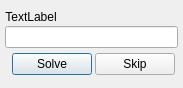
<?xml version="1.0" encoding="UTF-8"?>
<ui version="4.0">
 <class>CaptchaSolverDialog</class>
 <widget class="QDialog" name="CaptchaSolverDialog">
  <property name="geometry">
   <rect>
    <x>0</x>
    <y>0</y>
    <width>183</width>
    <height>88</height>
   </rect>
  </property>
  <property name="sizePolicy">
   <sizepolicy hsizetype="Maximum" vsizetype="Maximum">
    <horstretch>0</horstretch>
    <verstretch>0</verstretch>
   </sizepolicy>
  </property>
  <property name="focusPolicy">
   <enum>Qt::StrongFocus</enum>
  </property>
  <property name="windowTitle">
   <string>Solve Captcha</string>
  </property>
  <property name="windowIcon">
   <iconset resource="../../resources/resources.qrc">
    <normaloff>:/logo.svg</normaloff>:/logo.svg</iconset>
  </property>
  <layout class="QGridLayout" name="gridLayout">
   <property name="margin">
    <number>3</number>
   </property>
   <item row="1" column="0">
    <layout class="QVBoxLayout" name="verticalLayout">
     <property name="spacing">
      <number>2</number>
     </property>
     <property name="margin">
      <number>2</number>
     </property>
     <item>
      <widget class="QLabel" name="captchaLabel">
       <property name="sizePolicy">
        <sizepolicy hsizetype="Maximum" vsizetype="Maximum">
         <horstretch>0</horstretch>
         <verstretch>0</verstretch>
        </sizepolicy>
       </property>
       <property name="text">
        <string>TextLabel</string>
       </property>
       <property name="alignment">
        <set>Qt::AlignCenter</set>
       </property>
      </widget>
     </item>
     <item>
      <widget class="QLineEdit" name="captchaSolution"/>
     </item>
     <item>
      <layout class="QHBoxLayout" name="horizontalLayout">
       <property name="spacing">
        <number>3</number>
       </property>
       <property name="sizeConstraint">
        <enum>QLayout::SetMinAndMaxSize</enum>
       </property>
       <property name="margin">
        <number>3</number>
       </property>
       <item>
        <spacer name="horizontalSpacer">
         <property name="orientation">
          <enum>Qt::Horizontal</enum>
         </property>
         <property name="sizeHint" stdset="0">
          <size>
           <width>40</width>
           <height>20</height>
          </size>
         </property>
        </spacer>
       </item>
       <item>
        <widget class="QPushButton" name="solveButton">
         <property name="sizePolicy">
          <sizepolicy hsizetype="Maximum" vsizetype="Fixed">
           <horstretch>0</horstretch>
           <verstretch>0</verstretch>
          </sizepolicy>
         </property>
         <property name="text">
          <string>Solve</string>
         </property>
         <property name="icon">
          <iconset resource="../../resources/resources.qrc">
           <normaloff>:/send.png</normaloff>:/send.png</iconset>
         </property>
        </widget>
       </item>
       <item>
        <widget class="QPushButton" name="skipButton">
         <property name="sizePolicy">
          <sizepolicy hsizetype="Maximum" vsizetype="Fixed">
           <horstretch>0</horstretch>
           <verstretch>0</verstretch>
          </sizepolicy>
         </property>
         <property name="text">
          <string>Skip</string>
         </property>
         <property name="icon">
          <iconset resource="../../resources/resources.qrc">
           <normaloff>:/skip.png</normaloff>:/skip.png</iconset>
         </property>
        </widget>
       </item>
      </layout>
     </item>
    </layout>
   </item>
  </layout>
 </widget>
 <resources>
  <include location="../../resources/resources.qrc"/>
 </resources>
 <connections>
  <connection>
   <sender>solveButton</sender>
   <signal>clicked()</signal>
   <receiver>CaptchaSolverDialog</receiver>
   <slot>accept()</slot>
   <hints>
    <hint type="sourcelabel">
     <x>63</x>
     <y>69</y>
    </hint>
    <hint type="destinationlabel">
     <x>91</x>
     <y>43</y>
    </hint>
   </hints>
  </connection>
  <connection>
   <sender>skipButton</sender>
   <signal>clicked()</signal>
   <receiver>CaptchaSolverDialog</receiver>
   <slot>reject()</slot>
   <hints>
    <hint type="sourcelabel">
     <x>140</x>
     <y>69</y>
    </hint>
    <hint type="destinationlabel">
     <x>91</x>
     <y>43</y>
    </hint>
   </hints>
  </connection>
 </connections>
</ui>
